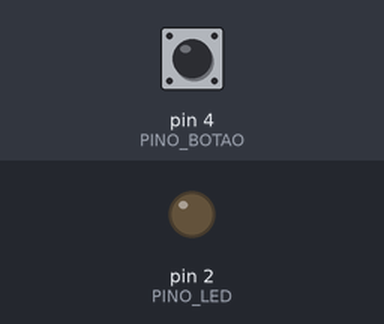
A sketch run on a simulated Arduino Uno, built with avr-gcc and run on an emulated ATmega328P. On the bench: output pins drawn as LEDs (lit = HIGH). The inputs (shaded band) are chosen by the test bench; at power-on: pin 4 (PINO_BOTAO) LOW.

Above: at 1.2 s.
1.3 s: pin 4 (PINO_BOTAO) pulled HIGH for 0.15 s
At 1.37 s:
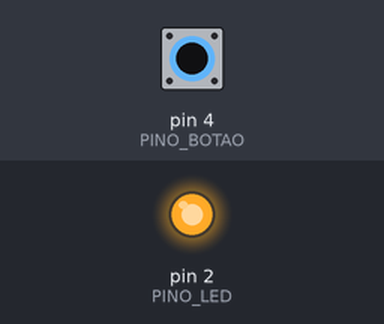
2.9 s: pin 4 (PINO_BOTAO) pulled HIGH for 3.2 s
At 6.9 s:
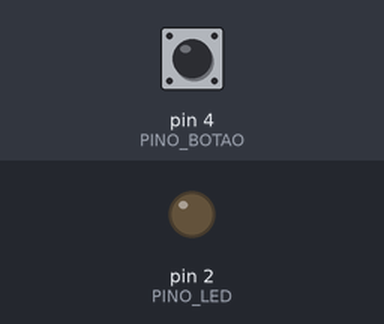
Timing chart, 0 to 8.4 s (numbered marks = the images above; inputs shaded):
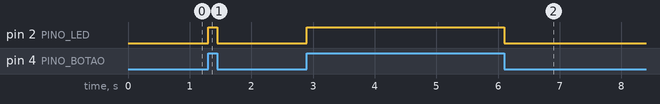

The sketch:

controla_led.ino
```cpp
uint8_t PINO_BOTAO = 4;
uint8_t PINO_LED = 2;

void setup() {
  pinMode(PINO_BOTAO, INPUT);
  pinMode(PINO_LED, OUTPUT);
}

void loop() {
  uint8_t valor_lido = digitalRead(PINO_BOTAO);
  digitalWrite(PINO_LED, valor_lido);
}
```

Measured:
- after the input at 1.3 s, pin 2 (PINO_LED): LOW → HIGH at once, → LOW 0.15 s later
- after the input at 2.9 s, pin 2 (PINO_LED): LOW → HIGH at once, → LOW 3.2 s later
